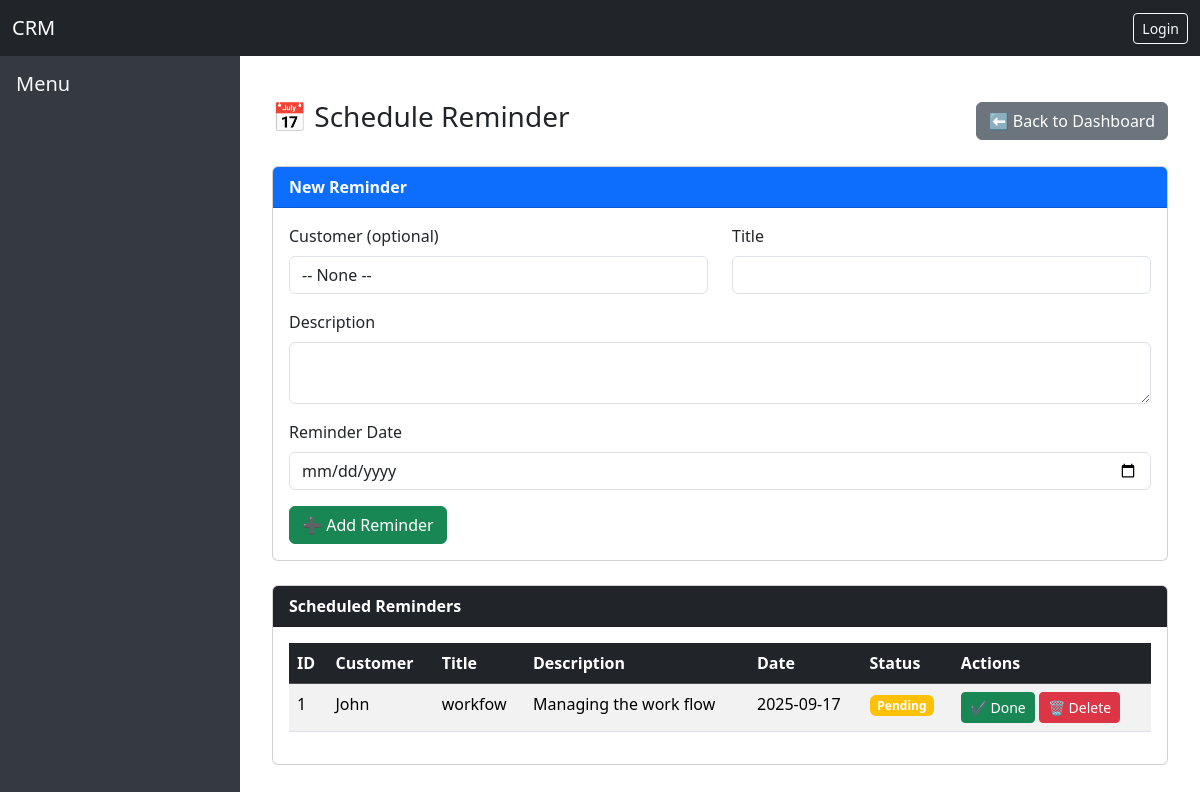
The app's page /dashboard/schedule_reminder with its own data.
### tables this page shows
CREATE TABLE reminders (
        id INTEGER PRIMARY KEY AUTOINCREMENT,
        customer_id INTEGER,
        title TEXT NOT NULL,
        description TEXT,
        reminder_date DATE NOT NULL,
        status TEXT DEFAULT 'pending',
        created_at TIMESTAMP DEFAULT CURRENT_TIMESTAMP, message TEXT,
        FOREIGN KEY (customer_id) REFERENCES customers (id)
    );

CREATE TABLE customers (
        id INTEGER PRIMARY KEY AUTOINCREMENT,
        fullname TEXT NOT NULL,
        email TEXT UNIQUE,
        phone TEXT,
        address TEXT,
        gender TEXT,
        role DATE,
        occupation TEXT,
        notes TEXT,
        created_at TIMESTAMP DEFAULT CURRENT_TIMESTAMP
    , username TEXT, password TEXT);

### routes/dashboard.py (the view, shortened to what this page needs)
@dashboard_bp.route("/schedule_reminder", methods=["GET", "POST"])
def schedule_reminder():
    conn = get_db_connection()
    cursor = conn.cursor()
    customers = cursor.execute("SELECT id, fullname FROM customers").fetchall()
    reminders = cursor.execute("""
        SELECT r.id, c.fullname, r.title, r.description, r.reminder_date, r.status
        FROM reminders r
        LEFT JOIN customers c ON r.customer_id = c.id
        ORDER BY r.reminder_date ASC
    """).fetchall()
    conn.close()
    return render_template("dashboard/schedule_reminder.html", customers=customers, reminders=reminders)

### routes/dashboard.py (called while the page is built)
def get_db_connection():
    conn = sqlite3.connect(DB_NAME)
    conn.row_factory = sqlite3.Row
    return conn

### templates/dashboard/schedule_reminder.html (shortened to what this page needs)
{% extends "base.html" %}
{% block content %}
<div class="container mt-4">
    <div class="d-flex justify-content-between align-items-center mb-4">
        <h3>📅 Schedule Reminder</h3>
        <a href="{{ url_for('dashboard.dashboard') }}" class="btn btn-secondary">⬅ Back to Dashboard</a>
    </div>
    <div class="card mb-4">
        <div class="card-header bg-primary text-white"><strong>New Reminder</strong></div>
        <div class="card-body">
            <form method="POST" action="{{ url_for('dashboard.schedule_reminder') }}">
                <div class="row mb-3">
                    <div class="col">
                        <label class="form-label">Customer (optional)</label>
                        <select name="customer_id" class="form-control">
                            <option value="">-- None --</option>
                        </select>
                    </div>
                    <div class="col">
                        <label class="form-label">Title</label>
                        <input type="text" class="form-control" name="title" required>
                    </div>
                </div>
                <div class="mb-3">
                    <label class="form-label">Description</label>
                    <textarea class="form-control" name="description" rows="2"></textarea>
                </div>
                <div class="mb-3">
                    <label class="form-label">Reminder Date</label>
                    <input type="date" class="form-control" name="reminder_date" required>
                </div>
                <button type="submit" class="btn btn-success">➕ Add Reminder</button>
            </form>
        </div>
    </div>
    <div class="card">
        <div class="card-header bg-dark text-white"><strong>Scheduled Reminders</strong></div>
        <div class="card-body">
            {% if reminders %}
            <table class="table table-striped">
                <thead class="table-dark">
                    <tr>
                        <th>ID</th>
                        <th>Customer</th>
                        <th>Title</th>
                        <th>Description</th>
                        <th>Date</th>
                        <th>Status</th>
                        <th>Actions</th>
                    </tr>
                </thead>
                <tbody>
                    {% for reminder in reminders %}
                    <tr>
                        <td>{{ reminder.id }}</td>
                        <td>{{ reminder.fullname or "General" }}</td>
                        <td>{{ reminder.title }}</td>
                        <td>{{ reminder.description }}</td>
                        <td>{{ reminder.reminder_date }}</td>
                        <td>
                            {% if reminder.status == "pending" %}
                                <span class="badge bg-warning">Pending</span>
                            {% else %}
                                <span class="badge bg-success">Completed</span>
                            {% endif %}
                        </td>
                        <td>
                            {% if reminder.status == "pending" %}
                                <a href="{{ url_for('dashboard.complete_reminder', reminder_id=reminder.id) }}" class="btn btn-sm btn-success">✔ Done</a>
                            {% endif %}
                            <a href="{{ url_for('dashboard.delete_reminder', reminder_id=reminder.id) }}" class="btn btn-sm btn-danger"
                               onclick="return confirm('Delete this reminder?');">🗑 Delete</a>
                        </td>
                    </tr>
                    {% endfor %}
                </tbody>
            </table>
            {% else %}
            <p class="text-muted">No reminders scheduled yet.</p>
            {% endif %}
        </div>
    </div>
</div>
{% endblock %}

### templates/base.html (style rules this page uses)
body { display: flex; min-height: 100vh; flex-direction: column; }

### records on screen
reminders: id "1", fullname "John", title "workfow", description "Managing the work flow", reminder_date "2025-09-17", status "Pending"
